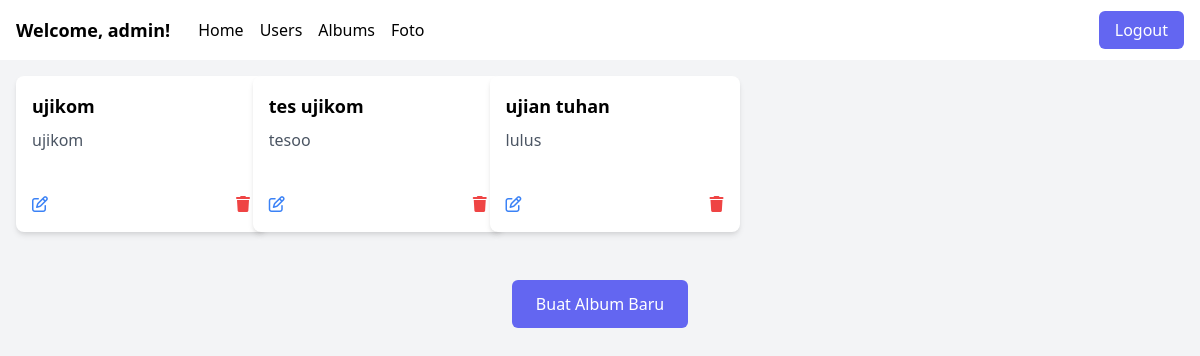
The app's page /albums.php (signed in) with its own data.
### tables this page shows
CREATE TABLE `albums` (
  `album_id` int(11) NOT NULL,
  `user_id` int(11) NOT NULL,
  `title` varchar(100) NOT NULL,
  `description` text NOT NULL,
  `created_at` timestamp NOT NULL DEFAULT current_timestamp() ON UPDATE current_timestamp(),
  `access_level` enum('public','private') NOT NULL DEFAULT 'public'
);

### albums.php (the view, shortened to what this page needs)
<?php
require_once('koneksi.php');
$user_id = $_SESSION['userid'];
$query = "SELECT * FROM albums WHERE user_id = $user_id";
$result = mysqli_query($conn, $query);
$albums = [];
while ($row = mysqli_fetch_assoc($result)) {
    $albums[] = $row;
}
?>
<!DOCTYPE html>
<html lang="en">
<head>
    <link href="https://cdn.jsdelivr.net/npm/tailwindcss@2.2.19/dist/tailwind.min.css" rel="stylesheet">
    <link rel="stylesheet" href="./css/fontawesome.min.css">
    <link rel="stylesheet" href="./css/all.min.css">
</head>
<body class="bg-gray-100">
<?php  include 'navbar_admin.php';  ?>
    <div class="grid grid-cols-1 md:grid-cols-2 lg:grid-cols-5 gap-4 mx-auto p-4">
    <?php foreach ($albums as $album) : ?>
        <div class="overflow-hidden rounded-lg shadow-md bg-white flex flex-col transform hover:scale-105 transition duration-300" style="width: 250px;">
            <a href="album_detail.php?album_id=<?php echo $album['album_id']; ?>">
                <div class="p-4 flex-grow">
                    <h4 class="text-lg font-semibold mb-2"><?php echo $album['title']; ?></h4>
                    <p class="text-gray-600 mb-2"><?php echo $album['description']; ?></p>
                </div>
            </a>
            <div class="flex justify-between items-center p-4">
                <form action="edit_album_admin.php" method="get">
                    <button type="submit" class="text-blue-500 hover:text-blue-700 mr-2" ><i class="fa-regular fa-pen-to-square"></i></button>
                </form>
                <form action="delete_album_admin.php" method="post">
                    <button type="submit" onclick="return confirm('Are you sure you want to delete this album?');" class="text-red-500 hover:text-red-700"><i class="fa-sharp fa-solid fa-trash"></i></button>
                </form>
            </div>
        </div>
    <?php endforeach; ?>
    </div>
    <div class="flex justify-center mt-8">
        <a href="create_album.php" class="bg-indigo-500 text-white px-6 py-3 rounded-md hover:bg-indigo-600">Buat Album Baru</a>
    </div>
</body>
</html>

### records on screen
albums: title "ujikom", description "ujikom"
albums: title "tes ujikom", description "tesoo"
albums: title "ujian tuhan", description "lulus"

### other values on screen
$_SESSION['username'] "admin"
